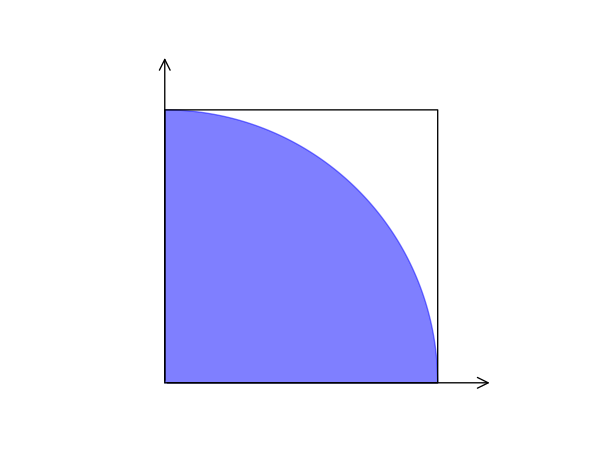

This chart was generated by the following Python code:
import matplotlib.pyplot as plt
import numpy as np
import matplotlib.patches as patches

# Generate x values
x = np.linspace(0, 1, 400)

# Calculate corresponding y values
y = np.sqrt(1 - x**2)

# Create the plot
plt.fill_between(x, 0, y, color='blue', alpha=0.5)

# Set aspect ratio to 'equal' to ensure the circle appears as a circle
plt.gca().set_aspect('equal')

# Remove grid and axis
plt.axis('off')

# Set axis limits to start at (0,0)
plt.xlim(-0.1, 1.2)
plt.ylim(-0.1, 1.2)

# Remove top and right spines
plt.gca().spines['top'].set_visible(False)
plt.gca().spines['right'].set_visible(False)

# Set axis ticks to empty
plt.xticks([])
plt.yticks([])

# Set axis arrow
ax = plt.gca()
ax.add_patch(patches.FancyArrowPatch((0, 0), (1.2, 0), arrowstyle='->', mutation_scale=20, lw=1))
ax.add_patch(patches.FancyArrowPatch((0, 0), (0, 1.2), arrowstyle='->', mutation_scale=20, lw=1))

# Draw a square line
plt.plot([0, 1, 1, 0, 0], [0, 0, 1, 1, 0], color='black', lw=1)

# Save the plot as an SVG file
plt.savefig('calculusNotes_figure_8.svg', format='svg')

